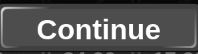
#> input picture imgs/templates/continue.png, 198 x 54 px, found by its file name; its folder holds 4 pictures in this run
$ jupyter execute --allow-errors SeleniumandOpenCV-Copy1.ipynb
#> lines starting #> are read from the running program, lines starting #| are printed output that depends on the picture
[cell 1]
import time
from selenium import webdriver
from selenium.webdriver.common.keys import Keys
from selenium.webdriver.common.action_chains import ActionChains
import base64
import cv2
import numpy as np
import matplotlib.pyplot as plt

[cell 2]
import pytesseract

[cell 3]
from selenium.webdriver.support.ui import WebDriverWait
from selenium.webdriver.support import expected_conditions as EC
from selenium.webdriver.common.by import By
from selenium.common.exceptions import TimeoutException

#> (a cell that did not finish here is left out)

#> (a cell that did not finish here is left out)

#> (a cell that did not finish here is left out)

#> (a cell that did not finish here is left out)

[cell 8]
def getTemplate(TEMPLATE_NAME):
#> called with TEMPLATE_NAME = 'continue'
    return cv2.imread('imgs/templates/{}.png'.format(TEMPLATE_NAME),0)
#> returned value is the input picture: shape (54, 198); min 3, max 255, mean 85.5

# [55 lines left out: functions getGameImage, detectTemplate, clickScreen, not called in this run]

[cell 9]
tmp =  getTemplate("continue")

[cell 10]
plt.imshow(tmp)
tmp.shape
#> Out = (54, 198)

#> (a cell that did not finish here is left out)

#> (a cell that did not finish here is left out)

#> (a cell that did not finish here is left out)

#> (a cell that did not finish here is left out)

#> (a cell that did not finish here is left out)

[cell 16]
tmp =  getTemplate("lo")
#> (the rest of this cell did not finish here and is left out)

[cell 17]
tmp =  getTemplate("bet")
#> call 3 of getTemplate, with TEMPLATE_NAME = 'bet'
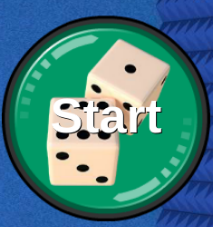
#> input picture imgs/templates/bet.png, 213 x 227 px, found by its file name
#> in getTemplate (call 3), `return cv2.imread('imgs/templates/{}.png'.format(TEMPLATE_NAME),0)`:
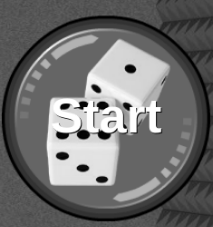
#> returned value: shape (227, 213); min 0, max 255, mean 109.3
#> (the rest of this cell did not finish here and is left out)

[cell 18]
tmp =  getTemplate("Lone")
